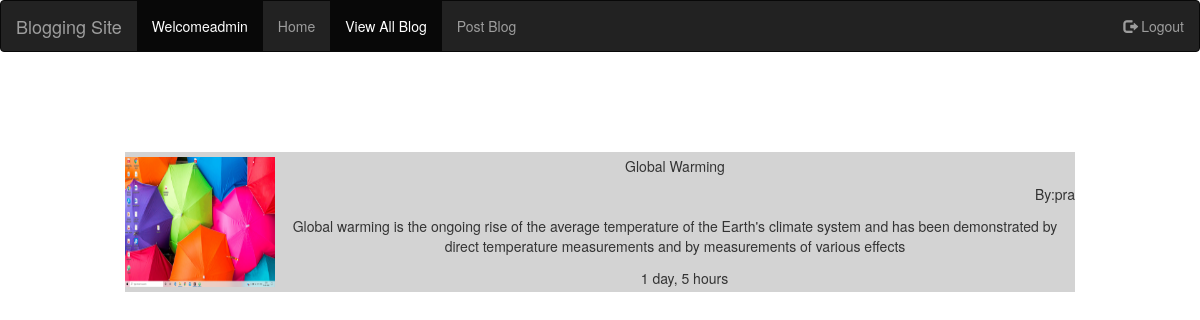
/detailview/3 (signed in), run on the app's committed database.
### blogapp/models.py (models this page shows, shortened)
class blogtable(models.Model):
    Title=models.CharField(max_length=200,default='')
    Description=models.CharField(max_length=9000)
    Image=models.FileField(upload_to='image/',default='')
    Author=models.CharField(max_length=50,default='')
    upload_date=models.DateTimeField(auto_now_add=True)

### blogapp/views.py (the view)
# urls.py: path('detailview/<id>', views.detailview),
def detailview(request,id):
    detail=blogtable.objects.get(id=id)
    mydict={'detail':detail}
    return render(request,'blogapp/detailview.html',context=mydict)

### template/blogapp/detailview.html (shortened to what this page needs)
{% extends 'blogapp/base.html' %}
{% block parentblock %}
<br>
<br>
<br>
{% if detail %}
<center>
<table style="background-color:lightgrey">
 <tr><td rowspan="5"><a href='/detailview/{{detail.id}}'><img src="{{detail.Image.url}}" height='130' width='150'/></a></td><tr>
 <td><center>{{detail.Title}}</center></td>
 <tr><td style="text-align:right">By:{{detail.Author}}</td></tr>
   <tr><td style="text-align:center">  {{detail.Description}}</td></tr>
<tr><td style="text-align:center"><img src="https://image.freepik.com/free-icon/calendar-icon-black_318-9776.jpg" height='15' width='15'/>     {{detail.upload_date| timesince}}</td></tr>
<br>
</table>
</center>
{% endif %}
{% endblock %}

### template/blogapp/base.html (shortened to what this page needs)
<!DOCTYPE html>
<html lang="en">
<head>
  <link rel="stylesheet" href="https://maxcdn.bootstrapcdn.com/bootstrap/3.4.1/css/bootstrap.min.css">
 <link rel="stylesheet" href="https://stackpath.bootstrapcdn.com/font-awesome/4.7.0/css/font-awesome.min.css" />
</head>
<body>
<nav class="navbar navbar-inverse">
  <div class="container-fluid">
  <a class="navbar-brand" href="#">Blogging Site</a>
     <ul class="nav navbar-nav">
      {% if request.user.is_authenticated is True %}
<li class="active"><a href="#">Welcome{{request.user}}</a></li>
      <li><a href="/bloghome">Home</a></li>
      <li class="active"><a href="/viewblog">View All Blog </a></li>
      <li><a href="/postblog">Post Blog </a></li>
     </ul>
  <ul class="nav navbar-nav navbar-right">
      <li><a href="/accounts/logout"><span class="glyphicon glyphicon-log-out"></span> Logout</a></li>
{% else %}
      <li class="active"><a href="/bloghome">Home</a></li>
      <li><a href="/signup"><span class="glyphicon glyphicon-user"></span> Sign Up</a></li>
      <li class="active"><a href="/accounts/login"><span class="glyphicon glyphicon-log-in"></span> Login</a></li>
    {% endif %}
     </ul>
  </div>
</nav>
   {% block parentblock %}
   {% endblock %}
  </body>
  </html>

### template/blogapp/detailview.html (style rules this page uses)
table { width:950px; height:140px; }

### data on the page
blogtable: Image (picture), Title "Global Warming", Author "pra", Description "Global warming is the ongoing rise of the average temperature of the Earth's climate system and has been demonstrated by direct temperature measurements and by measurements of various effects", upload_date "1 day, 5 hours"

### other printed values
{{ request.user }} "admin"
